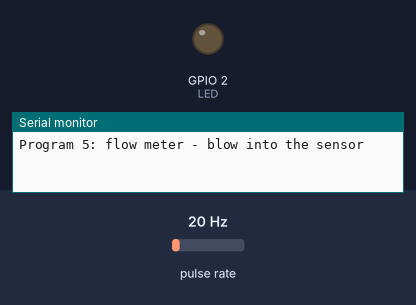
A sketch run on a simulated ESP32. On the bench: output pins drawn as LEDs (lit = HIGH), the last lines printed to the serial monitor. Wiring (inferred from the names in the program): pulse sensor: data GPIO 35. Inputs (shaded band) come from the test bench; at power-on: pulse rate 20 Hz.

Above: at 0.1 s.
At 1.1 s:
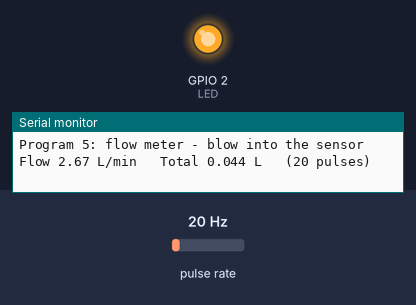
Timing chart, 0 to 2.6 s (numbered marks = the images above):
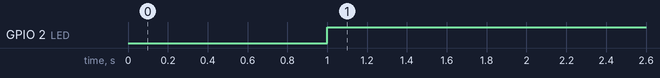

Measured:
- by itself, GPIO 2 (LED): LOW → HIGH at 1.0 s

The sketch:

5-flow-meter.ino
```cpp
// 5 · Flow meter: count the pulses from the hall-effect flow sensor (YF-S201) and show
// litres per minute and total litres. Blow gently into the sensor to spin it.
// Wiring (ESP32 DevKit V1): sensor red -> 5V (VIN), black -> GND,
// yellow (signal) -> 10k/20k divider -> D35 (the sensor gives 5 V pulses; ESP32 pins take 3.3 V).
// YF-S201: about 7.5 pulses per second for each litre per minute, about 450 pulses per litre.

const int FLOW_PIN = 35;  // input-only pin, fine for a sensor
const int LED = 2;
const float PULSES_PER_LITRE = 450.0;

volatile uint32_t pulses = 0;
void IRAM_ATTR onPulse() { pulses++; }

uint32_t lastPulses = 0;
unsigned long lastPrint = 0;

void setup() {
  Serial.begin(115200);
  pinMode(LED, OUTPUT);
  pinMode(FLOW_PIN, INPUT);
  attachInterrupt(digitalPinToInterrupt(FLOW_PIN), onPulse, FALLING);
  Serial.println("Program 5: flow meter - blow into the sensor");
}

void loop() {
  if (millis() - lastPrint >= 1000) {
    lastPrint = millis();
    uint32_t total = pulses;
    uint32_t perSecond = total - lastPulses;
    lastPulses = total;
    float litresPerMin = perSecond / 7.5;
    float litres = total / PULSES_PER_LITRE;
    digitalWrite(LED, perSecond > 0 ? HIGH : LOW);  // LED on while something flows
    Serial.printf("Flow %.2f L/min   Total %.3f L   (%lu pulses)\n", litresPerMin, litres, (unsigned long)total);
  }
}
```
